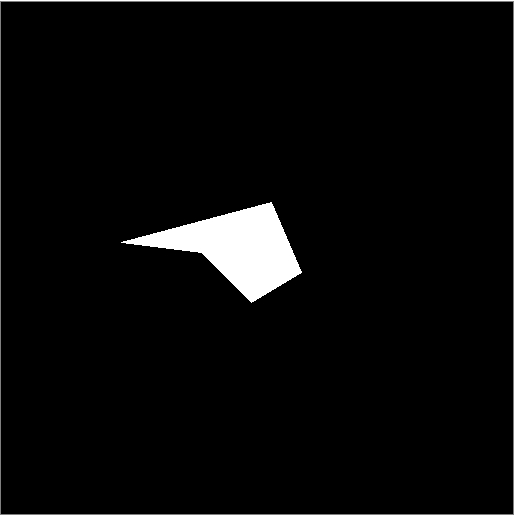
#> input picture opencv-python-学习笔记-kenny/笔记配套代码/04_cv_image-process/mydata/tubao.jpeg, 514 x 515 px
$ python maskandpixel.py   (older library calls are emulated)
#> lines starting #> are read from the running program, lines starting #| are printed output that depends on the picture; after the words box and inside, x2 and y2 are one past the last pixel; in counts of white or black regions, pixels touching at a corner belong together
import cv2
import numpy as np

img = cv2.imread('../../mydata/tubao.jpeg')  # 填写图片名称
#> img is the input picture: shape (515, 514, 3); min 0, max 255, mean 8.9
cv2.imshow("original", img)
gray = cv2.cvtColor(img,cv2.COLOR_BGR2GRAY)
# 二值化，取阈值为235
ret,th = cv2.threshold(gray,235,255,cv2.THRESH_BINARY)
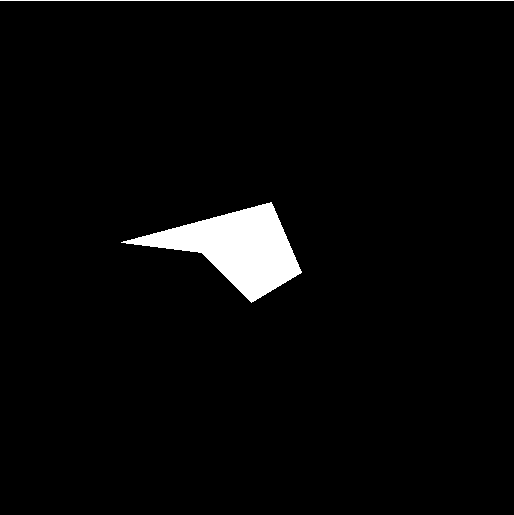
#> th: shape (515, 514); 3.1% white; 2 white regions
# 查找轮廓
_,contours,hierary = cv2.findContours(th,2,cv2.CHAIN_APPROX_SIMPLE)
#> contours = 2 contours, 1 with area under 20; largest, box (x1, y1, x2, y2) and area: (121, 202, 302, 303) 7545
cnt = contours[0]
#> cnt = contour of 205 points, box (x1, y1, x2, y2) (121, 202, 302, 303), area 7545
mask = np.zeros(img.shape,np.uint8)
cv2.drawContours(mask,[cnt],0,255,-1)
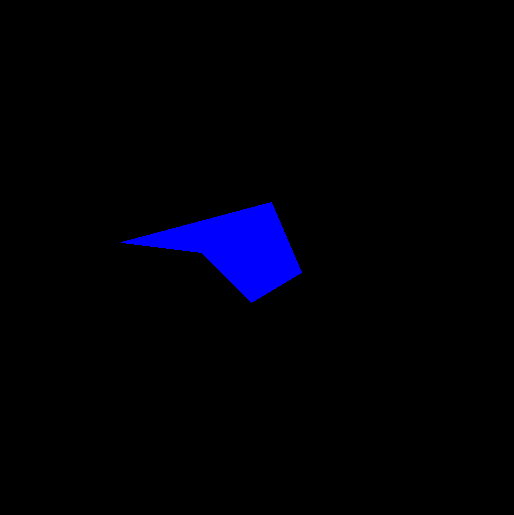
#> mask: shape (515, 514, 3); mean of channels 0, 1, 2 7.5, 0, 0; drawn as B, G, R
pixelpoints = np.transpose(np.nonzero(mask))
print('Pixel Points:' , pixelpoints)
#> (printed output is left out)
cv2.imshow('Result',mask)
cv2.waitKey(0)
cv2.destroyAllWindows()

$ run again, with opencv-python-学习笔记-kenny/笔记配套代码/04_cv_image-process/mydata/letterj-noisy.jpeg copied over opencv-python-学习笔记-kenny/笔记配套代码/04_cv_image-process/mydata/tubao.jpeg
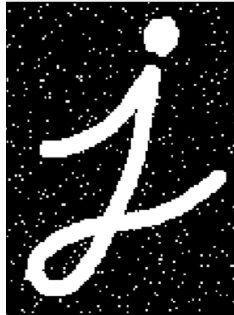
#> input picture opencv-python-学习笔记-kenny/笔记配套代码/04_cv_image-process/mydata/letterj-noisy.jpeg, 234 x 315 px
#> img is the input picture: shape (315, 234, 3); min 0, max 255, mean 53.5
#> `ret,th = cv2.threshold(gray,235,255,cv2.THRESH_BINARY)`:
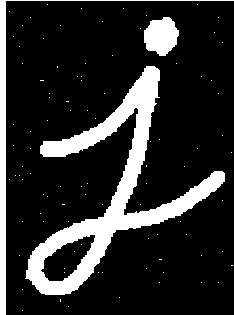
#> th: shape (315, 234); 17.1% white; 97 white regions (94 under 20 px)
#> contours = 98 contours, 94 with area under 20; largest, box (x1, y1, x2, y2) and area: (25, 66, 225, 295) 10123, (0, 0, 234, 315) 1570, (40, 234, 96, 282) 1338, (144, 17, 179, 56) 940
#> cnt = [[22, 310]]
#> pixelpoints = [[310, 22, 0]]
#| Pixel Points: [[310  22   0]]
